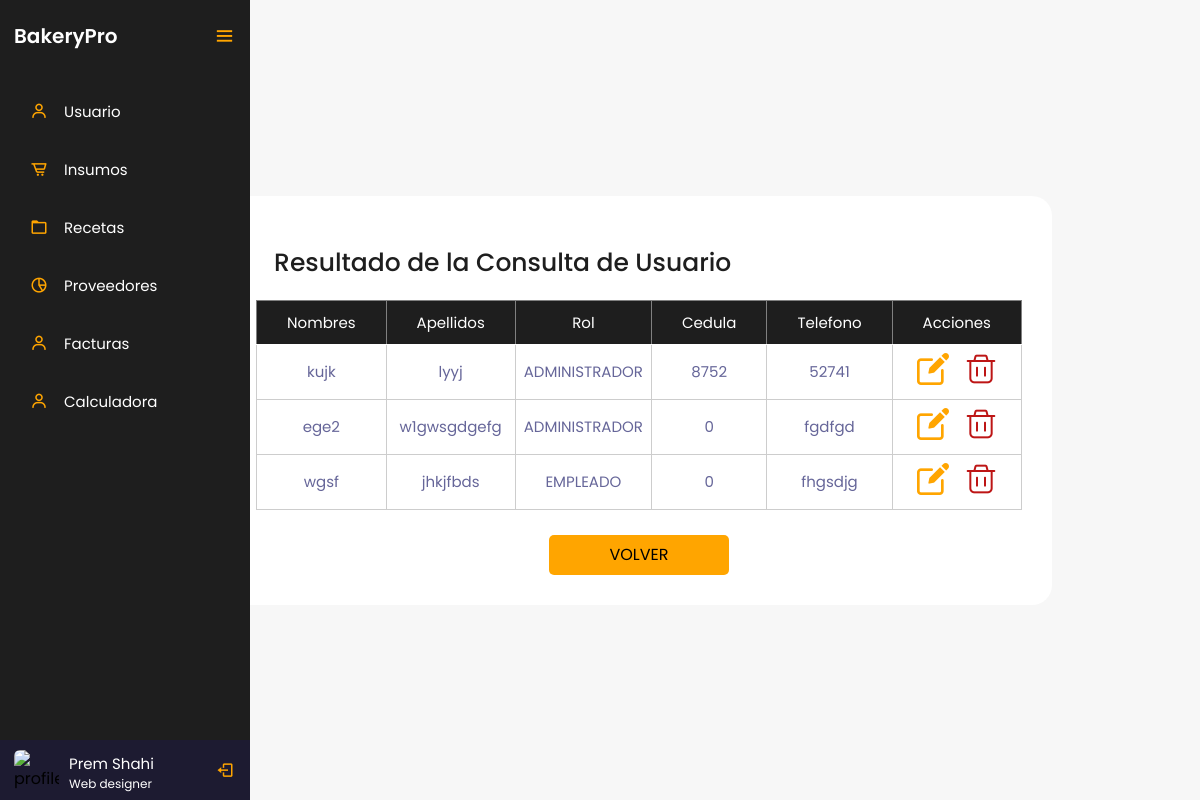
Screenshot of /controlador/usuarios/consultar.php with the database file from the repository.
### tables this page shows
CREATE TABLE `tblusuario` (
  `IdUsuario` int(3) NOT NULL,
  `Nombres` varchar(20) NOT NULL,
  `Apellidos` varchar(20) NOT NULL,
  `IdRol` int(3) NOT NULL,
  `Cedula` decimal(10,0) NOT NULL,
  `Telefono` varchar(20) NOT NULL,
  `Password` varchar(10) NOT NULL
);

CREATE TABLE `tblroles` (
  `IdRol` int(3) NOT NULL,
  `Rol` varchar(20) NOT NULL
);

### controlador/usuarios/consultar.php (the view, shortened to what this page needs)
<!DOCTYPE html>
<html lang="en">
<head>
    <link href="https://unpkg.com/boxicons@2.0.7/css/boxicons.min.css" rel="stylesheet">
    <link rel="stylesheet" href="../../vista/style/styles.css">
</head>
<body>
    <form action="./dashboard.php" method="post">
        <div class="sidebar open">
            <div class="logo-details">
                <a href="../../dashboard.php" class="logo_link">
                    <span class="logo_name">BakeryPro</span>
                </a>
                <i class='bx bx-menu' id="btn" ></i>
            </div>
            <ul class="nav-list">
            <li>
            <a href="../../vista/html/usuarios.php">
                <i class='bx bx-user' ></i>
                <span class="links_name">Usuario</span>
            </a>
            </li>
            <li>
                <a href="../../vista/html/insumos.php">
                    <i class='bx bx-cart-alt' ></i>
                    <span class="links_name">Insumos</span>
                </a>
            </li>
            <li>
            <a href="../../vista/html/recetas.php">
                <i class='bx bx-folder' ></i>
                <span class="links_name">Recetas</span>
            </a>
            </li>
            <li>
                <a href="../../vista/html/proveedores.php">
                    <i class='bx bx-pie-chart-alt-2' ></i>
                    <span class="links_name">Proveedores</span>
                </a>
            </li>
            <li>
                <a href="../../vista/html/facturas.php">
                    <i class='bx bx-user' ></i>
                    <span class="links_name">Facturas</span>
                </a>
            </li>
            <li>
                <a href="./calculadora.php">
                    <i class='bx bx-user' ></i>
                    <span class="links_name">Calculadora</span>
                </a>
                </li>
            <li class="profile">
                <div class="profile-details">
                <img src="profile.jpg" alt="profileImg">
                <div class="name_job">
                    <div class="name">Prem Shahi</div>
                    <div class="job">Web designer</div>
                </div>
                </div>
                <i class='bx bx-log-out' id="log_out" ></i>
            </li>
            </ul>
        </div>
    </form>
    <section class="home-section">
        <div class="container">
            <h2 class="titleContainer">Resultado de la Consulta de Usuario</h2>
            <?php
                include '../../modelo/conexion.php';
                $sql = "SELECT * FROM tblusuario INNER JOIN tblroles ON tblusuario.IdRol = tblroles.IdRol";
                $resultado = $conexion->query($sql);
                if ($resultado->num_rows > 0) {
                    echo "<table border='1'>
                        <tr>
                            <th>Nombres</th>
                            <th>Apellidos</th>
                            <th>Rol</th>
                            <th>Cedula</th>
                            <th>Telefono</th>
                            <th>Acciones</th>
                        </tr>";
                    while ($fila = $resultado->fetch_assoc()) {
                        echo "<tr>
                                <td>".$fila["Nombres"]."</td>
                                <td>".$fila["Apellidos"]."</td>
                                <td>".$fila["Rol"]."</td>
                                <td>".$fila["Cedula"]."</td>
                                <td>".$fila["Telefono"]."</td>
                                <td>
                                    <a href='editar.php?id=".$fila['IdUsuario']."'><img src='../../vista/img/editar.png' alt='editar'></a>
                                    <a href='eliminar.php?id=".$fila['IdUsuario']."'><img src='../../vista/img/eliminar.png' alt='eliminar'></a>
                                </td>
                            </tr>";
                    }
                    echo "</table>";
                } else {
                    echo "<p>No se encontraron resultados para el ID proporcionado.</p>";
                }
            ?>
            <br>
            <a href="../../vista/html/usuarios.php" class="volverConsultar">VOLVER</a>
        </div>
    </section>
</body>
</html>

### vista/style/styles.css (style rules this page uses)
:root { --orange: #d4894c; --white_trasnparent: #232830; --very-light-pink: #C7C7C7; --text-input-field: #F7F7F7; --hospital-green: #bd1515; --sm: 14px; --md: 16px; --lg: 18px; --yellow: #ffa500; --black: #201e1c; --white: #ffffff; --official-black:#1e1e1e; --official-red:#ffa500; --background-white:#f7f7f7; --card-white:#ffffff; }
* { margin: 0; padding: 0; box-sizing: border-box; font-family: "Poppins" , sans-serif; }
.sidebar { position: fixed; left: 0; top: 0; height: 100%; width: 78px; background: var(--official-black); padding: 6px 14px; z-index: 99; transition: all 0.5s ease; }
.sidebar.open { width: 250px; }
.sidebar .logo-details { height: 60px; display: flex; align-items: center; position: relative; }
.sidebar .logo-details .logo_name { color: #fff; font-size: 20px; font-weight: 600; opacity: 0; transition: all 0.5s ease; }
.sidebar.open .logo-details .icon, .sidebar.open .logo-details .logo_name { opacity: 1; }
.sidebar .logo-details #btn { position: absolute; top: 50%; right: 0; transform: translateY(-50%); font-size: 22px; transition: all 0.4s ease; font-size: 23px; text-align: center; cursor: pointer; transition: all 0.5s ease; }
.sidebar.open .logo-details #btn { text-align: right; }
.sidebar i { color: var(--official-red); height: 60px; min-width: 50px; font-size: 28px; text-align: center; line-height: 60px; }
.sidebar .nav-list { margin-top: 20px; height: 100%; }
.sidebar li { position: relative; margin: 8px 0; list-style: none; }
.sidebar li a { display: flex; height: 100%; width: 100%; border-radius: 12px; align-items: center; text-decoration: none; transition: all 0.4s ease; }
.sidebar li a .links_name { color: #fff; font-size: 15px; font-weight: 400; white-space: nowrap; opacity: 0; pointer-events: none; transition: 0.4s; }
.sidebar.open li a .links_name { opacity: 1; pointer-events: auto; }
.sidebar li i { height: 50px; line-height: 50px; font-size: 18px; border-radius: 12px; }
.sidebar li.profile { position: fixed; height: 60px; width: 78px; left: 0; bottom: -8px; padding: 10px 14px; background: #1d1b31; transition: all 0.5s ease; overflow: hidden; }
.sidebar.open li.profile { width: 250px; }
.sidebar li .profile-details { display: flex; align-items: center; flex-wrap: nowrap; }
.sidebar li img { height: 45px; width: 45px; object-fit: cover; border-radius: 6px; margin-right: 10px; }
.sidebar li.profile .name, .sidebar li.profile .job { font-size: 15px; font-weight: 400; color: #fff; white-space: nowrap; }
.sidebar li.profile .job { font-size: 12px; }
.sidebar .profile #log_out { position: absolute; top: 50%; right: 0; transform: translateY(-50%); background: #1d1b31; width: 100%; height: 60px; line-height: 60px; border-radius: 0px; transition: all 0.5s ease; }
.sidebar.open .profile #log_out { width: 50px; background: none; }
.logo_link { text-decoration: none; }
.home-section { position: relative; background: var(--background-white); min-height: 100vh; display: flex; top: 0; left: 78px; width: calc(100% - 78px); transition: all 0.5s ease; z-index: 2; justify-content: center; align-items: center; }
.titleContainer { color: var(--official-black); font-size: 25px; font-weight: 500; margin: 18px }
.volverConsultar { height: 40px; width: 180px; display: flex; justify-content: center; background: var(--yellow); border-radius: 5px; align-items: center; margin: auto; }
.container { height: auto; background: var(--card-white); padding: 30px; border-radius: 20px; }
table { font-size: 15px; width: 100%; text-align: center; border-collapse: collapse; }
th { font-size: 15px; font-weight: normal; padding: 8px; background: var(--official-black); border-bottom: 1px solid #fff; color: #fff; padding: 10px 30px; }
td { padding: 8px; background: #ffffff7d; border: 1px solid #cdcdcd; color: #669; border-top: 1px solid transparent; }
a { text-decoration: none; color: black; }
tbody tr td img { margin: 0 6px; }

### rows the page displays
tblusuario: Nombres "kujk", Apellidos "lyyj", IdRol.Rol "ADMINISTRADOR", Cedula "8752", Telefono "52741"
tblusuario: Nombres "ege2", Apellidos "w1gwsgdgefg", IdRol.Rol "ADMINISTRADOR", Cedula "0", Telefono "fgdfgd"
tblusuario: Nombres "wgsf", Apellidos "jhkjfbds", IdRol.Rol "EMPLEADO", Cedula "0", Telefono "fhgsdjg"
